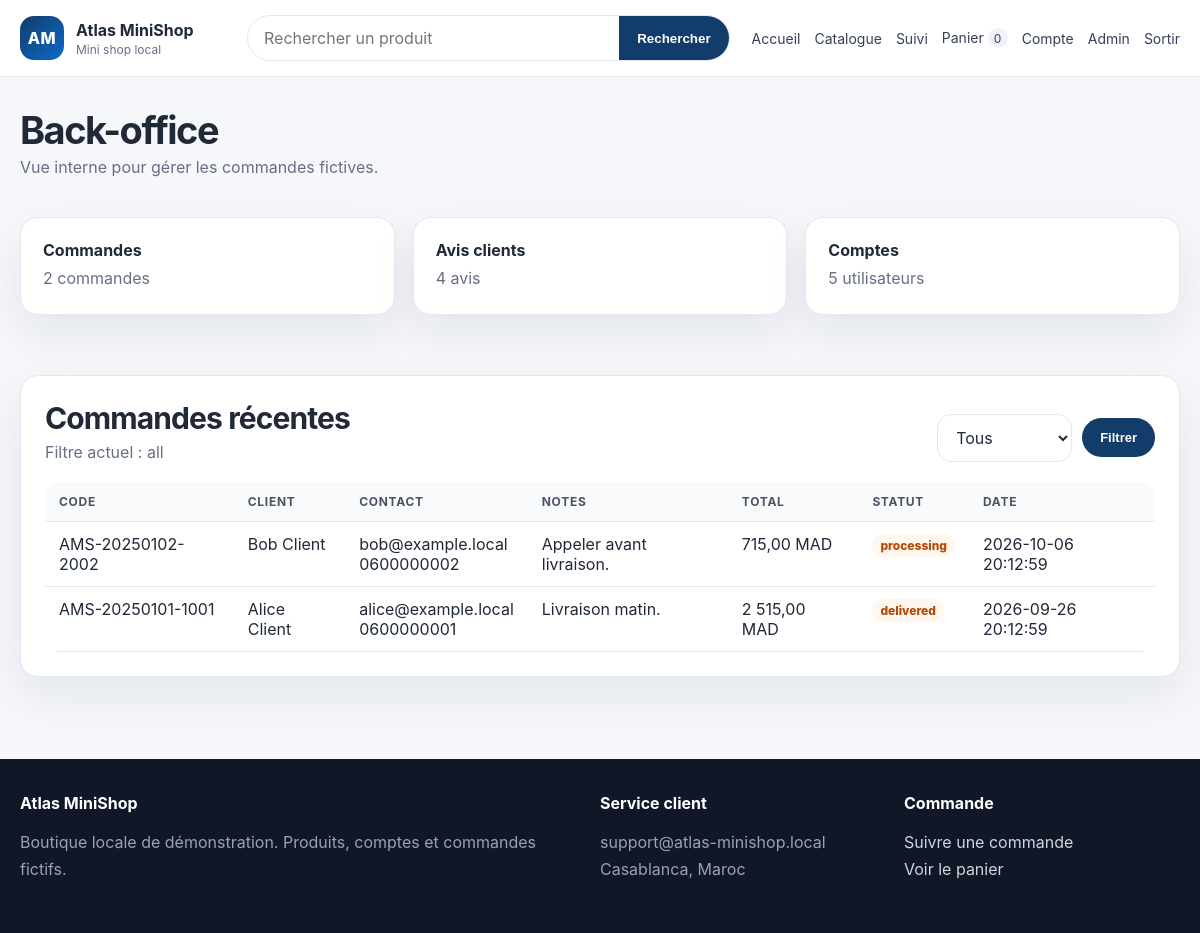
/admin.php (signed in), run on the app's committed database.
### tables this page shows
CREATE TABLE orders (
    id INT AUTO_INCREMENT PRIMARY KEY,
    order_code VARCHAR(60) NOT NULL UNIQUE,
    user_id INT NULL,
    customer_name VARCHAR(180) NOT NULL,
    email VARCHAR(180) NOT NULL,
    phone VARCHAR(50) NOT NULL,
    address TEXT NOT NULL,
    notes TEXT,
    total_amount DECIMAL(10,2) NOT NULL,
    status ENUM('processing', 'shipped', 'delivered', 'cancelled') NOT NULL DEFAULT 'processing',
    created_at DATETIME NOT NULL DEFAULT CURRENT_TIMESTAMP,
    CONSTRAINT fk_orders_user FOREIGN KEY (user_id) REFERENCES users(id) ON DELETE SET NULL
);

### config/db.php (called while the page is built, shortened)
<?php
$conn = mysqli_connect(DB_HOST, DB_USER, DB_PASS, DB_NAME, DB_PORT);
mysqli_set_charset($conn, 'utf8mb4');
mysqli_query($conn, "SET time_zone='+00:00'");
function db_query(string $sql)
{
    global $conn;
    $result = mysqli_query($conn, $sql);
    return $result;
}
function db_one(string $sql): ?array
{
    $result = db_query($sql);
    if ($result && mysqli_num_rows($result) > 0) {
        return mysqli_fetch_assoc($result);
    }
    return null;
}
function db_all(string $sql): array
{
    $rows = [];
    $result = db_query($sql);
    if ($result) {
        while ($row = mysqli_fetch_assoc($result)) {
            $rows[] = $row;
        }
    }
    return $rows;
}

### includes/helpers.php (called while the page is built, shortened)
<?php
require_once __DIR__ . '/../config/db.php';
function e($value): string
{
    return htmlspecialchars((string)$value, ENT_QUOTES, 'UTF-8');
}
function money($value): string
{
    return number_format((float)$value, 2, ',', ' ') . ' MAD';
}
    ?>

### admin.php (the view, shortened to what this page needs)
<?php
require_once __DIR__ . '/includes/header.php';
    ?>
    <?php require_once __DIR__ . '/includes/footer.php'; exit;
$status = $_GET['status'] ?? 'all';
$where = '';
$orders = db_all("SELECT id, order_code, customer_name, email, phone, notes, total_amount, status, created_at
                  FROM orders
                  $where
                  ORDER BY created_at DESC
                  LIMIT 50");
$reviewCount = db_one("SELECT COUNT(*) AS total FROM reviews");
$orderCount = db_one("SELECT COUNT(*) AS total FROM orders");
$userCount = db_one("SELECT COUNT(*) AS total FROM users");
?>
<section class="page-title">
    <div class="container">
        <h1>Back-office</h1>
        <p>Vue interne pour gérer les commandes fictives.</p>
    </div>
</section>
<section class="section">
    <div class="container grid-3">
        <div class="info-card"><strong>Commandes</strong><p><?= e($orderCount['total'] ?? 0) ?> commandes</p></div>
        <div class="info-card"><strong>Avis clients</strong><p><?= e($reviewCount['total'] ?? 0) ?> avis</p></div>
        <div class="info-card"><strong>Comptes</strong><p><?= e($userCount['total'] ?? 0) ?> utilisateurs</p></div>
    </div>
</section>
<section class="section">
    <div class="container panel">
        <div class="section-head">
            <div>
                <h2>Commandes récentes</h2>
                <p>Filtre actuel : <?= e($status) ?></p>
            </div>
            <form method="get" style="display:flex; gap:10px; align-items:center;">
                <select name="status">
                    <option value="all">Tous</option>
                </select>
                <button class="btn btn-small" type="submit">Filtrer</button>
            </form>
        </div>
        <table class="table">
            <thead><tr><th>Code</th><th>Client</th><th>Contact</th><th>Notes</th><th>Total</th><th>Statut</th><th>Date</th></tr></thead>
            <tbody>
            <?php foreach ($orders as $order): ?>
                <tr>
                    <td><?= e($order['order_code']) ?></td>
                    <td><?= e($order['customer_name']) ?></td>
                    <td><?= e($order['email']) ?><br><?= e($order['phone']) ?></td>
                    <td><?= $order['notes'] ?></td>
                    <td><?= money($order['total_amount']) ?></td>
                    <td><span class="badge badge-warn"><?= e($order['status']) ?></span></td>
                    <td><?= e($order['created_at']) ?></td>
                </tr>
            <?php endforeach; ?>
            </tbody>
        </table>
    </div>
</section>
<?php require_once __DIR__ . '/includes/footer.php'; ?>

### assets/css/style.css (style rules this page uses)
:root { --bg: #f5f7fb; --surface: #ffffff; --surface-2: #eef3fb; --text: #1f2937; --muted: #667085; --line: #e4e7ec; --brand: #123c69; --brand-2: #0b6bcb; --accent: #0f9f6e; --danger: #b42318; --warning: #b54708; --shadow: 0 18px 45px rgba(15, 23, 42, .08); --radius: 18px; }
* { box-sizing: border-box; }
body { margin: 0; font-family: Inter, ui-sans-serif, system-ui, -apple-system, BlinkMacSystemFont, "Segoe UI", sans-serif; background: var(--bg); color: var(--text); }
.container { width: min(1160px, calc(100% - 32px)); margin: 0 auto; }
h1 { font-size: clamp(34px, 4vw, 56px); line-height: 1; margin: 12px 0 16px; letter-spacing: -0.04em; }
.info-card { background: #fff; border: 1px solid var(--line); border-radius: var(--radius); padding: 22px; box-shadow: var(--shadow); }
.info-card strong { display: block; margin-bottom: 6px; }
.info-card p { color: var(--muted); margin: 0; line-height: 1.6; }
.section { padding: 30px 0; }
.section-head { display: flex; align-items: end; justify-content: space-between; gap: 18px; margin-bottom: 20px; }
.section-head h2 { margin: 0; font-size: 30px; letter-spacing: -0.03em; }
.section-head p { margin: 6px 0 0; color: var(--muted); }
.grid-3 { display: grid; grid-template-columns: repeat(3, minmax(0, 1fr)); gap: 18px; }
.btn, button.btn { display: inline-flex; align-items: center; justify-content: center; gap: 8px; border: 0; border-radius: 999px; padding: 12px 18px; background: var(--brand); color: white; font-weight: 800; cursor: pointer; }
.btn-small { padding: 8px 12px; font-size: 13px; }
.panel { background: #fff; border: 1px solid var(--line); border-radius: var(--radius); padding: 24px; box-shadow: var(--shadow); }
.page-title { padding: 34px 0 10px; }
.page-title h1 { font-size: 38px; margin: 0 0 8px; }
.page-title p { margin: 0; color: var(--muted); }
input, textarea, select { width: 100%; border: 1px solid var(--line); border-radius: 14px; padding: 12px 14px; background: #fff; color: var(--text); font: inherit; outline: none; }
.table { width: 100%; border-collapse: collapse; background: #fff; border-radius: 16px; overflow: hidden; }
.table th, .table td { padding: 12px 14px; border-bottom: 1px solid var(--line); text-align: left; vertical-align: top; }
.table th { background: #f9fafb; color: #475467; font-size: 12px; text-transform: uppercase; letter-spacing: .06em; }
.badge { display: inline-flex; padding: 4px 8px; border-radius: 999px; background: var(--surface-2); font-size: 12px; font-weight: 800; }
.badge-warn { background: #fff7ed; color: #b54708; }

### data on the page
orders: order_code "AMS-20250102-2002", customer_name "Bob Client", email "bob@example.local", phone "0600000002", notes "Appeler avant livraison.", total_amount "715,00 MAD", status "processing", created_at "2026-10-06 20:12:59"
orders: order_code "AMS-20250101-1001", customer_name "Alice Client", email "alice@example.local", phone "0600000001", notes "Livraison matin.", total_amount "2 515,00 MAD", status "delivered", created_at "2026-09-26 20:12:59"

### other printed values
APP_NAME "Atlas MiniShop"
cart_count() "0"
$orderCount['total'] "2"
$reviewCount['total'] "4"
$userCount['total'] "5"
$status "all"
